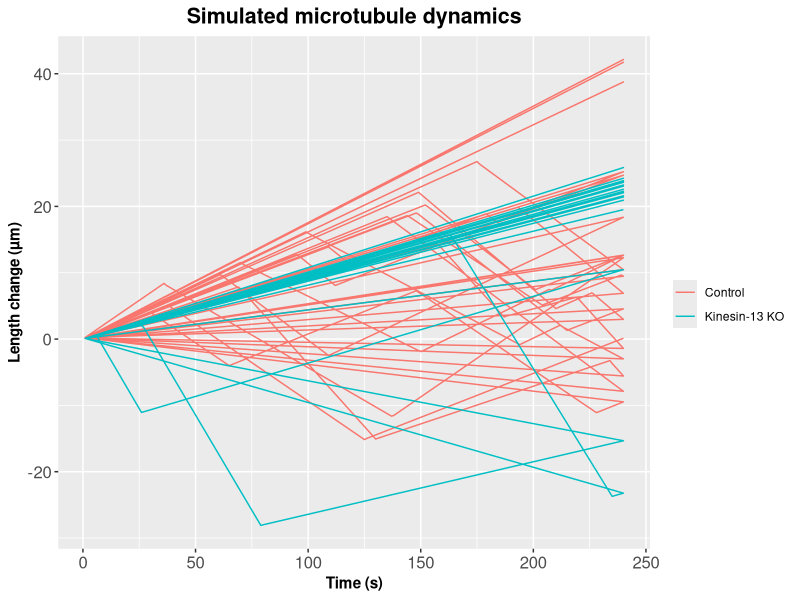
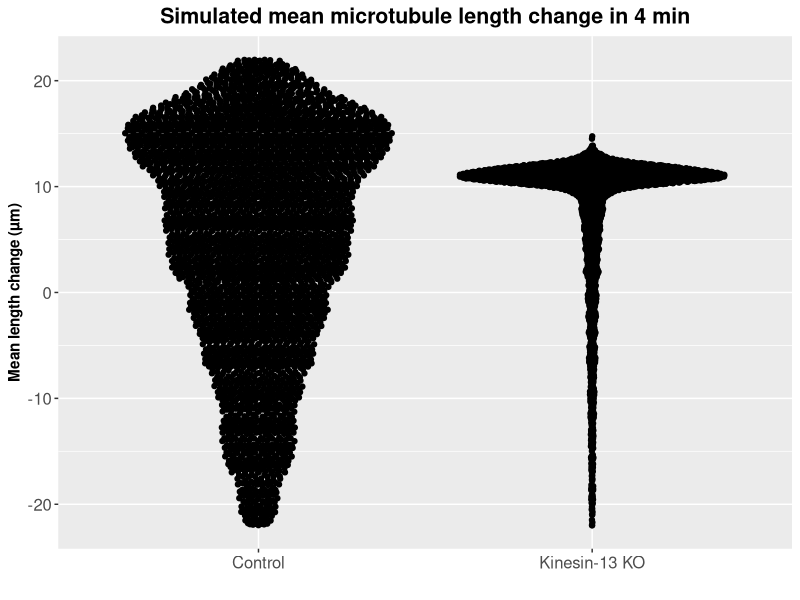
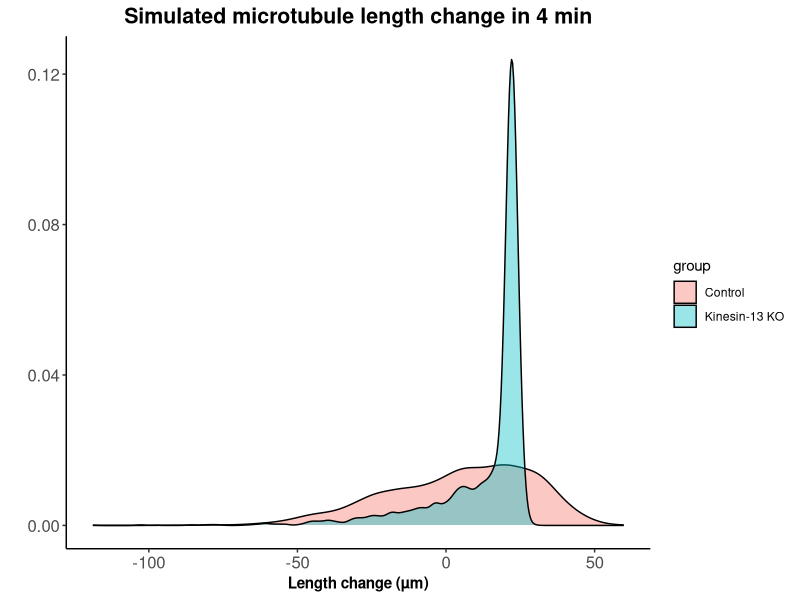
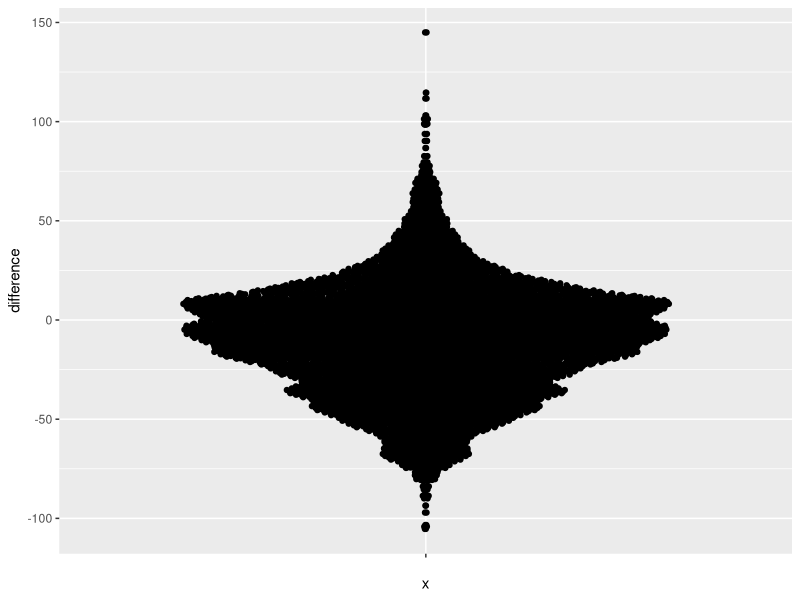

Generate these figures, in order, with R: (Note: a time limit stopped this script after it produced the figures.)
## ---- chunk 1
library(tidyverse)
## ---- chunk 2

rlnorm2 <- function(n=1, mean, sd) {
  sdlog <- sqrt(log((sd/mean)^2 + 1))
  meanlog <- log(mean) - (sdlog^2) / 2
  rlnorm(n, meanlog = meanlog, sdlog = sdlog)
}
## ---- chunk 3
growth_rate <- function(mean, sd){
  rlnorm2(n=1, mean, sd)
  }# µm/sec
shrinkage_rate <- function(mean, sd){
  rlnorm2(n=1, mean, sd)
  }# µm/sec
## ---- chunk 4
make_instability <- function(time,
                             catastrophe_freq, 
                             rescue_freq,
                             mean_gr, sd_gr,
                             mean_sr, sd_sr){
  
  l <- list(
    time_s = 1:time,
    state = rep(NA, time),
    velocity = rep(NA, time)
    )
  
  
  ## Make random numbers for growth and shrinkage rate
  gr_init <- growth_rate(mean = mean_gr, sd = sd_gr)
  sr_init <- shrinkage_rate(mean = mean_sr, sd = sd_sr)
  
  # Start with growth
  l$state[[1]] <- "growth"
  l$velocity[[1]] <- gr_init
  
  
  
  for (i in 2:time){
  
    gr <- gr_init
    sr <- sr_init
    
    if (l$state[[i-1]] == "growth") {
      
      l$state[[i]] <- sample(x = c("growth", "shrinkage"), 
                           size = 1, 
                           replace= TRUE, 
                           prob = c(1-catastrophe_freq, catastrophe_freq)
                           )
      # Make a new random number when the phase (shrinkage to growth) is changed.
      sr <- shrinkage_rate(mean = mean_sr, sd = sd_sr) 
      l$velocity[[i]] <- ifelse(l$state[[i]] == "growth", gr, -sr)
      
    }else{
    
      l$state[[i]] <- sample(x = c("growth", "shrinkage"), 
                         size = 1,
                         replace = TRUE,
                         prob = c(rescue_freq, 1-rescue_freq)
                         )
      # Make a new random number when the phase (shrinkage to growth) is changed.
      gr <- growth_rate(mean = mean_gr, sd = sd_gr)
      l$velocity[[i]] <- ifelse(l$state[[i]] == "growth", gr, -sr)
    }
  }
  return(as_tibble(l))
}
## ---- chunk 5
sim_nMT <- function(group_name = group_name,
                    time,
                    cat_freq,
                    res_freq,
                    mean_gr, sd_gr,
                    mean_sr, sd_sr){
    
  make_instability(
                 time = time,
                 catastrophe_freq = cat_freq,
                 rescue_freq = res_freq,
                 mean_gr = mean_gr, sd_gr = sd_gr,
                 mean_sr = mean_sr, sd_sr = sd_sr
                 ) %>% 
    mutate(
      group = group_name,
      length = accumulate(.$velocity, .f = `+`)
      )
}
## ---- chunk 6
param <- tibble(
    group_name = c("Control", "Kinesin-13 KO"),
    mean_gr = c(0.147, 0.093), # mean growth rate
    sd_gr =  c(0.029, 0.006), # SD shrinkage rate
    mean_sr = c(0.245, 0.429), # mean shrinkage rate
    sd_sr = c(0.059, 0.107), # SD shrinkage rate
    cat_freq = c(0.0093, 0.0022), # Catastrophe frequency
    res_freq = c(0.014, 0.025), # Rescue frequency
    time = rep(240, length(group_name)), # Time duration 240 s, 4 min
  )
## ---- chunk 7
MT_track <-function(data, nMT){
  map(1:nMT, 
      ~data %>% 
        pmap(sim_nMT) %>% 
        map_dfr(bind_rows) %>% 
        mutate(MT_id = ..1)
      ) %>% 
    map_dfr(bind_rows)
}
## ---- chunk 8
set.seed(123)
g <- 
  MT_track(data = param, nMT = 20) %>% 
  ggplot(aes(x = time_s, y = length, color = group)) + 
  geom_path()+
  theme(axis.text=element_text(size=12)) + 
  labs(x = "Time (s)", y = "Length change (µm)", color = "") + 
  ggtitle("Simulated microtubule dynamics")+
  theme(axis.title.x=element_text(lineheight=.9,family="Helvetica",face="bold"),
        axis.title.y=element_text(lineheight=.9,family="Helvetica",face="bold"),
        plot.title=element_text(size=rel(1.4), lineheight=.9,family="Helvetica",face="bold", 
                                hjust = 0.5))


g
## ---- chunk 9
set.seed(123)
df <- 
  MT_track(data = param, nMT = 4000) %>%
  group_by(group, MT_id) %>% 
  summarise(mean_length = mean(length),
            final_length = last(length))

## ---- chunk 10
df %>% 
  group_by(group) %>% 
  summarise(
    mean_mean_length = mean(mean_length),
    mean_final_length = mean(final_length)
            )
## ---- chunk 11
df %>% 
  ggplot(aes(x = group,  y = mean_length)) + 
  ggbeeswarm::geom_quasirandom() + 
  theme(axis.text=element_text(size=12)) + 
  labs(x = "", y = "Mean length change (µm)", color = "") + 
  ggtitle("Simulated mean microtubule length change in 4 min")+
  theme(axis.title.x=element_text(lineheight=.9,family="Helvetica",face="bold"),
        axis.title.y=element_text(lineheight=.9,family="Helvetica",face="bold"),
        plot.title=element_text(size=rel(1.4), lineheight=.9,family="Helvetica",face="bold", 
                                hjust = 0.5)) + 
  ylim(c(-22, 22)) # removed 3 outliers in 4000 to make it easy to see
## ---- chunk 12
g_final_length <- 
  df %>% 
  ggplot(aes(x = final_length,  fill = group)) + 
  geom_density(alpha = 0.4) + 
  labs(y = "", x = "Length change (µm)", color = "") + 
  ggtitle("Simulated microtubule length change in 4 min")+
  theme_classic()+
  theme(axis.text=element_text(size=12)) + 
  theme(axis.title.x=element_text(lineheight=.9,family="Helvetica",face="bold"),
        axis.title.y=element_text(lineheight=.9,family="Helvetica",face="bold"),
        plot.title=element_text(size=rel(1.4), lineheight=.9,family="Helvetica",face="bold", 
                                hjust = 0.5)) + 
  theme(
    panel.background = element_rect(fill = "transparent", colour = NA),
    plot.background = element_rect(fill = "transparent", colour = NA),
    legend.background = element_rect(fill = "transparent", colour = NA),
    legend.box.background = element_rect(fill = "transparent", colour = NA)
  )

g_final_length

## ---- chunk 13
p_range <- c(0.025, 0.25, 0.75, 0.975, 1)


quantile_df <- function(v, p){
  quantile(v, probs = p) %>% 
  enframe() %>% 
  spread(key = name, value=value)
}



df %>% 
  group_by(group) %>% 
  nest() %>% 
  bind_cols(., 
    pluck(., "data") %>%
    map_dfr(., ~pluck(..1, "final_length") %>% 
              quantile_df(., p_range)
            )
  ) %>% 
  select(-data)
  

## ---- chunk 14
df_spread <- 
  df %>%
  select(-mean_length) %>% 
  spread(key = group, 
         value = final_length) %>% 
  mutate(bool = Control >`Kinesin-13 KO`,
         difference = Control-`Kinesin-13 KO`)
## ---- chunk 15
df_spread %>%
  gather(key = group, value = len, Control, `Kinesin-13 KO`) %>% 
  ggplot(aes(x = "", y = difference))+
  ggbeeswarm::geom_quasirandom()
## ---- chunk 16
df_spread %>%
  summarise(prob = mean(bool), mean_diff = mean(difference))
## ---- chunk 17
sampling_test <- function(size, df){
  sample_n(df, size = size, replace = FALSE) %>% 
    summarise_at(vars(bool, difference), mean) %>% 
    rename(prob = bool, mean_diff = difference) %>% 
    mutate(n = size)
}
## ---- chunk 18
n <- df_spread %>% nrow()
set.seed(123)
sampling_df <- 
  map_df(1:n, 
       ~sampling_test(..1, df = df_spread))
## ---- chunk 19
# Probability
sampling_df %>% 
  ggplot(aes(x = n, y = prob)) + 
  geom_path()
## ---- chunk 20
# Differnce
sampling_df %>% 
  ggplot(aes(x = n, y = mean_diff)) + 
  geom_path()
